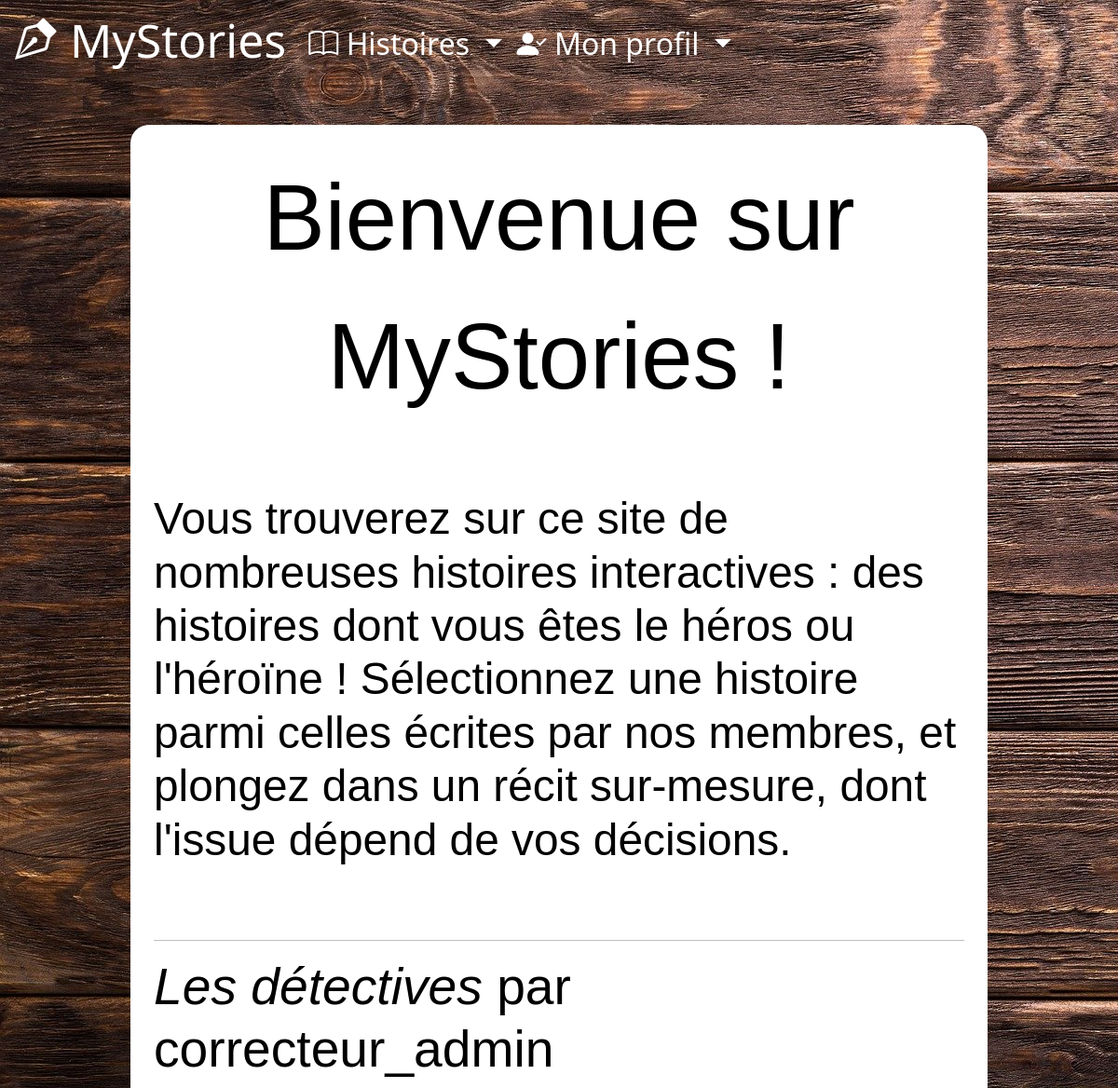
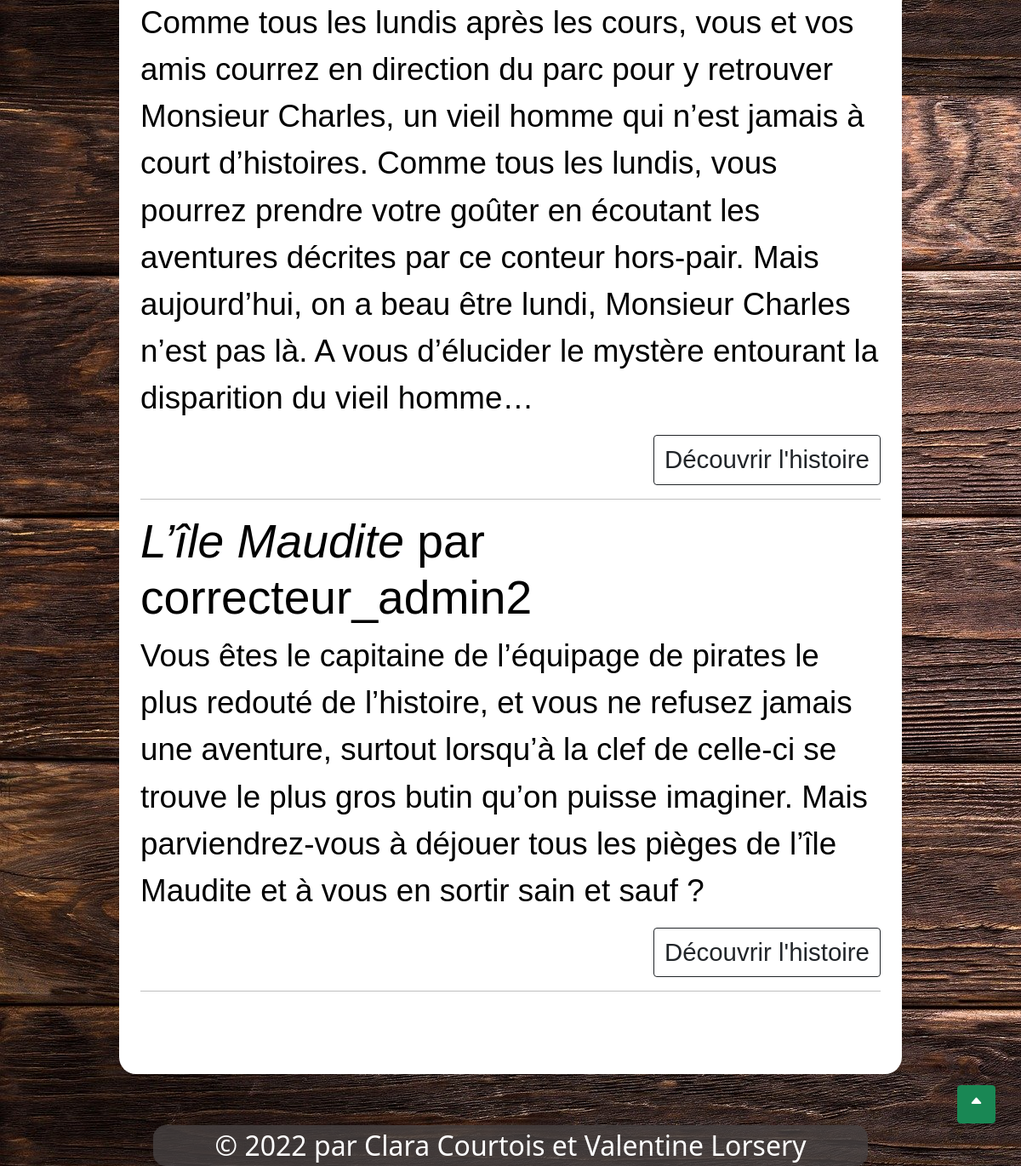
The app's page /index.php (signed in) with its own data (2 pictures, top to bottom).
### tables this page shows
CREATE TABLE `stories` (
  `id_story` int(11) NOT NULL,
  `title` varchar(50) DEFAULT NULL,
  `author` varchar(30) DEFAULT NULL,
  `nbChapters` int(11) DEFAULT NULL,
  `finished` tinyint(1) DEFAULT NULL,
  `date` date DEFAULT NULL,
  `hide` tinyint(1) NOT NULL,
  `summary` mediumtext NOT NULL,
  `nbrPoints` int(11) DEFAULT NULL
);

### Index.php (the view)
<?php include("includes/header.php") ?>
<?php include("includes/connect.php") ?>
<main>
  <div id="backgroundConnexion">
    <p class="titre"> Bienvenue sur MyStories ! </p>
    <br />
    <h5>Vous trouverez sur ce site de nombreuses histoires interactives : des histoires dont vous êtes le héros ou l'héroïne ! Sélectionnez une histoire parmi celles écrites par nos membres, et plongez dans un récit sur-mesure, dont l'issue dépend de vos décisions.</h5>
    <br />
    <hr />
    <div>
      <?php
      $requete = "SELECT * FROM stories WHERE hide='0'";
      $resultat = $bdd->query($requete);
      while ($histoire = $resultat->fetch()) {
        $valeur = $histoire["id_story"];
      ?>
        <div>
          <h2><em><?= $histoire['title'] ?></em> par <?= $histoire['author'] ?></h2>
          <p><?= $histoire['summary'] ?></p>
        </div>
        <div id="btn-lecture">
          <?php
          if (isset($_SESSION['login'])) {
            $link = "StorySummary.php?id=$valeur.php";
          } else {
            $link = "NonConnecte.php";
          } ?>
          <a id="size-btn" class="btn btn-outline-dark" href="<?= $link ?>" role="button">Découvrir l'histoire</a>
        </div>
        <hr />
      <?php
      }
      ?>
    </div>
    <br />
    <a class="btn btn-success" id="btnHautPage" href="#top" role="button" title="Haut de page"> <i class="bi bi-caret-up-fill"></i> </a>
  </div>
</main>
<footer id="footer">
    &copy 2022 par Clara Courtois et Valentine Lorsery
  <br />
</footer>
</body>
</html>

### style.css (style rules this page uses)
.accueil { background-image: url("images/fondBois.jpg"); }
body { background-color: black; color: white; }
footer { margin-bottom: 10px; }
.titre { font-size: 4em; font-family: 'Trebuchet MS', 'Lucida Sans Unicode', 'Lucida Grande', 'Lucida Sans', Arial, sans-serif; text-align: center; }
main { margin: 20px 10%; color: black; padding: 20px; position: relative; background-size: cover; background-attachment: fixed; width: 80vw; font-size: 1.2em; font-family: 'Trebuchet MS', 'Lucida Sans Unicode', 'Lucida Grande', 'Lucida Sans', Arial, sans-serif; }
#btn-lecture { display: flex; justify-content: flex-end; }
#backgroundConnexion { position: relative; top: 0; left: 0; min-height: 60vh; background: white; border-radius: 20px; padding: 25px; z-index: 1; }
#btnHautPage { position: fixed; bottom: 50px; right: 30px; width:45px; height:45px; }
#footer { display: flex; justify-content: center; background-color:rgba(70, 66, 66, 0.8); border-radius:15px; text-align:center; margin:5vh 35vw; }
@media only screen and (orientation : portrait) { main { font-size: 2.3em; } }
@media only screen and (orientation : portrait) { h2 { font-size: 1.5em; } }
@media only screen and (orientation : portrait) { h5 { font-size: 1.3em; } }
@media only screen and (orientation : portrait) { .titre { font-size: 2.7em; } }
@media only screen and (orientation : portrait) { #size-btn { font-size: 0.8em; } }
@media only screen and (orientation : portrait) { #footer { font-size:2em; margin:5vh 15vw; } }

### records on screen
stories: title "Les détectives", author "correcteur_admin", summary "Comme tous les lundis après les cours, vous et vos amis courrez en direction du parc pour y retrouver Monsieur Charles, un vieil homme qui n’est jamais à court d’histoires. Comme tous les lundis, vous pourrez prendre votre goûter en écoutant les aventures décrites par ce conteur hors-pair. Mais aujourd’hui, on a beau être lundi, Monsieur Charles n’est pas là. A vous d’élucider le mystère entourant la disparition du vieil homme…"
stories: title "L’île Maudite", author "correcteur_admin2", summary "Vous êtes le capitaine de l’équipage de pirates le plus redouté de l’histoire, et vous ne refusez jamais une aventure, surtout lorsqu’à la clef de celle-ci se trouve le plus gros butin qu’on puisse imaginer. Mais parviendrez-vous à déjouer tous les pièges de l’île Maudite et à vous en sortir sain et sauf ?"
